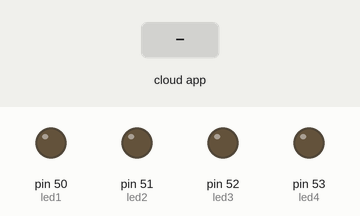
Simulated run of this sketch. Board: Arduino Mega 2560, built with avr-gcc and run on an emulated ATmega2560. Shown: output pins drawn as LEDs (lit = HIGH). The inputs (shaded band) are chosen by the test bench.

Above: at 2.7 s.
2.8 s: the phone or cloud app sets 0 to 0
At 3.9 s:
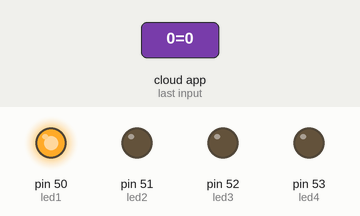
5.0 s: the phone or cloud app sets 1 to 0
At 6.7 s:
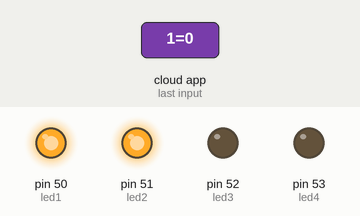
7.0 s: the phone or cloud app sets 2 to 0
At 8.3 s:
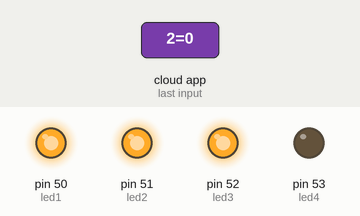
9.0 s: the phone or cloud app sets 3 to 0
At 9.8 s:
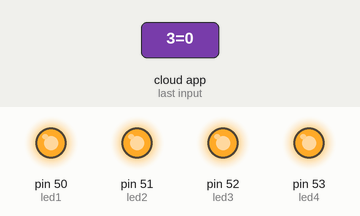
11.0 s: the phone or cloud app sets 0 to 1
At 12.6 s:
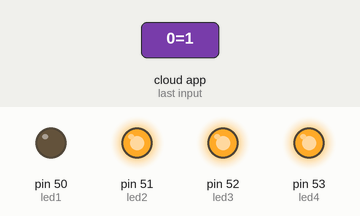
13.0 s: the phone or cloud app sets 1 to 1
At 14.2 s:
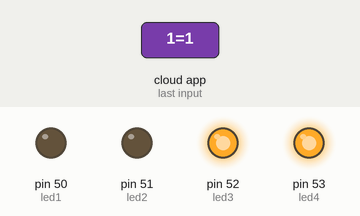
Timing chart, 0 to 16.0 s (numbered marks = the images above; inputs shaded):
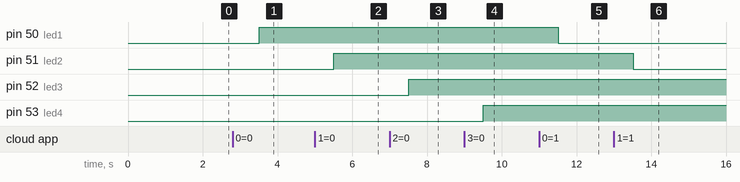

Measured:
- after the input at 2.8 s, pin 50 (led1): LOW → HIGH after 0.71 s
- after the input at 5.0 s, pin 51 (led2): LOW → HIGH after 0.51 s
- after the input at 7.0 s, pin 52 (led3): LOW → HIGH after 0.51 s
- after the input at 9.0 s, pin 53 (led4): LOW → HIGH after 0.51 s
- after the input at 11.0 s, pin 50 (led1): HIGH → LOW after 0.51 s
- after the input at 13.0 s, pin 51 (led2): HIGH → LOW after 0.51 s

The sketch:

cayennedeviceleds.ino
```cpp
#include <CayenneMQTTSerial.h>

// Cayenne authentication info. This should be obtained from the Cayenne Dashboard.
/*
Este ejemplo muestra cómo conectarse a Cayenne mediante una conexión USB serie y enviar/recibir datos de muestra.

Se requiere la biblioteca CayenneMQTT para ejecutar este boceto. Si aún no lo ha hecho, puede instalarlo desde Arduino IDE Library Manager.

Esto requiere el uso de la conexión USB serie, por lo que no puede utilizar el dispositivo serie para
imprimiendo mensajes. Si necesita imprimir, puede usar SoftwareSerial y conectar otro dispositivo
para leer mensajes a través de los pines SoftwareSerial.

Para que esto funcione, debe ejecutar el script de conexión en la máquina a la que está conectado el Arduino.
Los scripts se encuentran en la carpeta extras\scripts en la carpeta de la biblioteca principal. Esto redirige el tráfico.
del Arduino al servidor Cayenne.

Pasos:
1. Configure la información de autenticación de Cayenne para que coincida con la información de autenticación del Tablero.
2. Compile y cargue este boceto.
3. Inicie el script de conexión como se describe a continuación para Windows o Linux/OSX.

Ventanas:
1. Abra la línea de comandos de Windows (cmd.exe)
2. Navegue a la carpeta de scripts escribiendo "cd [ruta]", p. "cd C:\Users\[Su nombre de usuario]\Documentos\Arduino\libraries\CayenneMQTT\extras\scripts"
3. Ejecute el script escribiendo "cayenne-ser.bat -c COM4" (donde COM4 es el puerto serial de Arduino) y presionando Enter

Linux y OSX:
    ./cayenne-ser.sh (es posible que deba ejecutarse con sudo)

Puede especificar el puerto, la velocidad en baudios y el punto final del servidor de esta manera:
    ./cayenne-ser.sh -c <puerto serie> -b <tasa de baudios> -s <dirección del servidor> -p <puerto del servidor>

    Por ejemplo :
      ./cayenne-ser.sh -c /dev/ttyACM0 -b 9600 -s mqtt.mydevices.com -p 1883

    Ejecute cayenne-ser.sh -h para obtener más información

    Asegúrese de seleccionar el puerto serie correcto (puede haber varios).

¡ATENCIÓN!
No use Serial para mostrar ninguna salida en este boceto. Interferirá con la serie.
Conexión USB. Al cargar bocetos, el IDE de Arduino puede quejarse con "el programador está
no responde" o "Acceso denegado". Deberá finalizar el script de conexión
antes de cargar nuevos bocetos ya que bloquea el acceso al puerto Serial. También asegúrese de
el Serial Monitor está deshabilitado en el IDE ya que eso puede evitar que Arduino
conectarse a la máquina Windows/Linux/OSX. Si usa Visual Micro para Visual Studio, haga
Asegúrese de que la depuración automática esté deshabilitada. De lo contrario, el monitor serie puede interferir con el
Conexión en serie.
*/

char username[] = "543b26f0-7053-11e9-be3b-372b0d2759ae";
char password[] = "b05a702ec80af6c67dbbe5b16f096536737d752b";
char clientID[] = "875c89d0-4fbf-11ed-baf6-35fab7fd0ac8";

int led1 = 50;
int led2 = 51;
int led3 = 52;
int led4 = 53;

void setup() {
  Cayenne.begin(username, password, clientID);
  pinMode(led1, OUTPUT);
  pinMode(led2, OUTPUT);
  pinMode(led3, OUTPUT);
  pinMode(led4, OUTPUT);

  digitalWrite(led1, LOW);
  digitalWrite(led2, LOW);
  digitalWrite(led3, LOW);
  digitalWrite(led4, LOW);
}

void loop() {
  Cayenne.loop();
}


CAYENNE_IN(0) {
  digitalWrite(led1, !getValue.asInt());
}

CAYENNE_IN(1) {
  digitalWrite(led2, !getValue.asInt());
}

CAYENNE_IN(2) {
  digitalWrite(led3, !getValue.asInt());
}

CAYENNE_IN(3) {
  digitalWrite(led4, !getValue.asInt());
}
```
